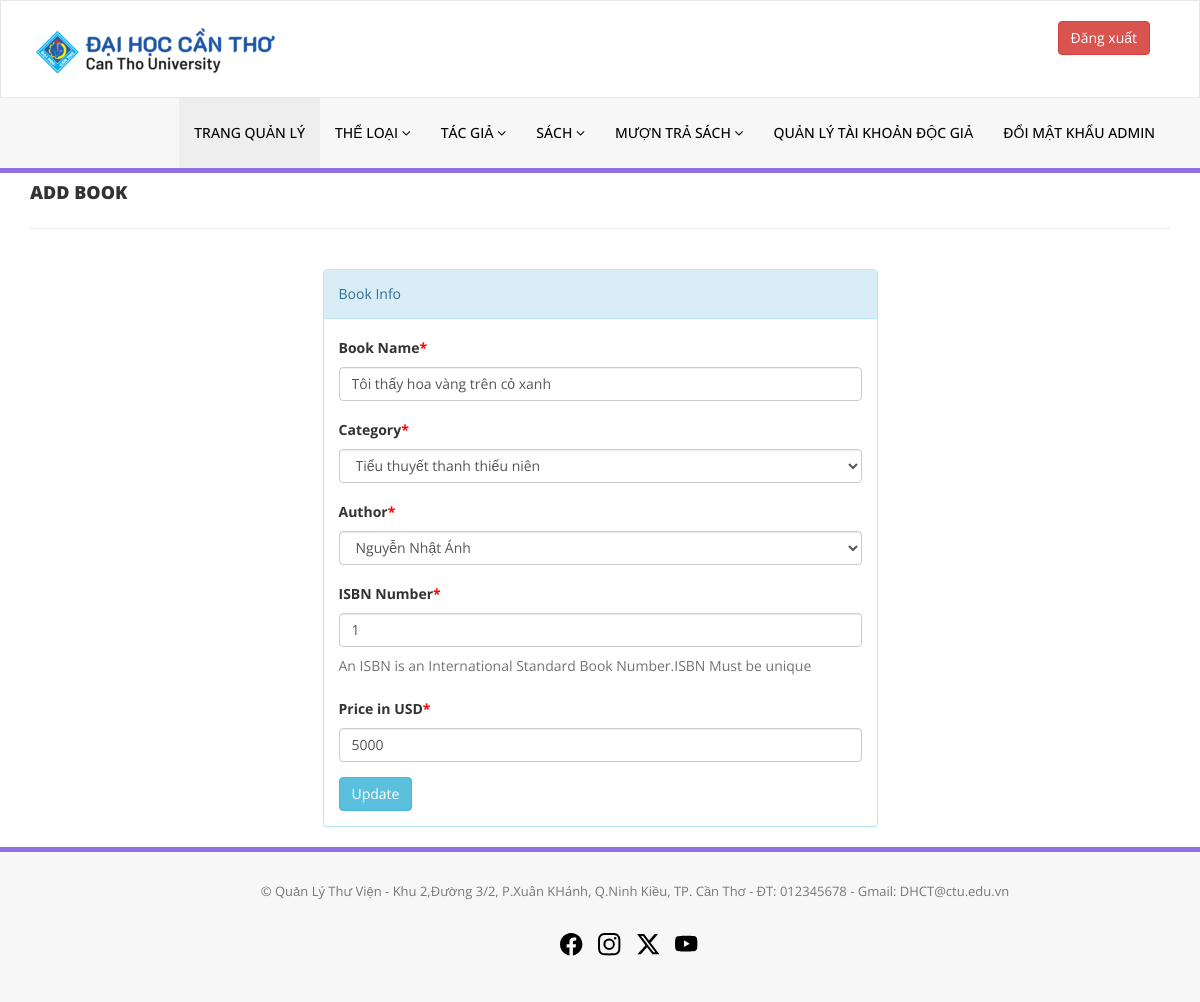
/admin/edit-book.php?bookid=11 (signed in), run on the app's committed database.
### tables this page shows
CREATE TABLE `dulieu_sach` (
  `id` int(11) NOT NULL,
  `BookName` varchar(255) DEFAULT NULL,
  `CatId` int(11) DEFAULT NULL,
  `AuthorId` int(11) DEFAULT NULL,
  `ISBNNumber` int(11) DEFAULT NULL,
  `BookPrice` int(11) DEFAULT NULL,
  `RegDate` timestamp NULL DEFAULT current_timestamp(),
  `UpdationDate` timestamp NULL DEFAULT NULL ON UPDATE current_timestamp()
);

CREATE TABLE `dulieu_theloai` (
  `id` int(11) NOT NULL,
  `CategoryName` varchar(200) DEFAULT NULL,
  `Status` int(1) DEFAULT NULL,
  `CreationDate` timestamp NULL DEFAULT current_timestamp(),
  `UpdationDate` timestamp NOT NULL DEFAULT current_timestamp() ON UPDATE current_timestamp()
);

CREATE TABLE `dulieu_tacgia` (
  `id` int(11) NOT NULL,
  `AuthorName` varchar(159) DEFAULT NULL,
  `creationDate` timestamp NULL DEFAULT current_timestamp(),
  `UpdationDate` timestamp NULL DEFAULT NULL ON UPDATE current_timestamp()
);

### admin/edit-book.php (the view, shortened to what this page needs)
<?php
include('includes/config.php');
if(strlen($_SESSION['alogin'])==0)
    {
header('location:index.php');
}
else{
?>
<!DOCTYPE html>
<html xmlns="http://www.w3.org/1999/xhtml">
<head>
    <link href="assets/css/bootstrap.css" rel="stylesheet" />
    <link href="assets/css/font-awesome.css" rel="stylesheet" />
    <link href="assets/css/style.css" rel="stylesheet" />
</head>
<body>
<?php include('includes/header.php');?>
    <div class="content-wra
    <div class="content-wrapper">
         <div class="container">
        <div class="row pad-botm">
            <div class="col-md-12">
                <h4 class="header-line">Add Book</h4>
                            </div>
</div>
<div class="row">
<div class="col-md-6 col-sm-6 col-xs-12 col-md-offset-3"">
<div class="panel panel-info">
<div class="panel-heading">
Book Info
</div>
<div class="panel-body">
<form role="form" method="post">
<?php
$bookid=intval($_GET['bookid']);
$sql = "SELECT dulieu_sach.BookName,dulieu_theloai.CategoryName,dulieu_theloai.id as cid,dulieu_tacgia.AuthorName,dulieu_tacgia.id as athrid,dulieu_sach.ISBNNumber,dulieu_sach.BookPrice,dulieu_sach.id as bookid from  dulieu_sach join dulieu_theloai on dulieu_theloai.id=dulieu_sach.CatId join dulieu_tacgia on dulieu_tacgia.id=dulieu_sach.AuthorId where dulieu_sach.id=:bookid";
$query = $dbh -> prepare($sql);
$query->bindParam(':bookid',$bookid,PDO::PARAM_STR);
$query->execute();
$results=$query->fetchAll(PDO::FETCH_OBJ);
if($query->rowCount() > 0)
{
foreach($results as $result)
{               ?>
<div class="form-group">
<label>Book Name<span style="color:red;">*</span></label>
<input class="form-control" type="text" name="bookname" value="<?php echo htmlentities($result->BookName);?>" required />
</div>
<div class="form-group">
<label> Category<span style="color:red;">*</span></label>
<select class="form-control" name="category" required="required">
<option value="<?php echo htmlentities($result->cid);?>"> <?php echo htmlentities($catname=$result->CategoryName);?></option>
</select>
</div>
<div class="form-group">
<label> Author<span style="color:red;">*</span></label>
<select class="form-control" name="author" required="required">
<option value="<?php echo htmlentities($result->athrid);?>"> <?php echo htmlentities($athrname=$result->AuthorName);?></option>
</select>
</div>
<div class="form-group">
<label>ISBN Number<span style="color:red;">*</span></label>
<input class="form-control" type="text" name="isbn" value="<?php echo htmlentities($result->ISBNNumber);?>"  required="required" />
<p class="help-block">An ISBN is an International Standard Book Number.ISBN Must be unique</p>
</div>
 <div class="form-group">
 <label>Price in USD<span style="color:red;">*</span></label>
 <input class="form-control" type="text" name="price" value="<?php echo htmlentities($result->BookPrice);?>"   required="required" />
 </div>
 <?php }} ?>
<button type="submit" name="update" class="btn btn-info">Update </button>
                                    </form>
                            </div>
                        </div>
                            </div>
        </div>
    </div>
    </div>
  <?php include('includes/footer.php');?>
</body>
</html>
<?php } ?>

### admin/assets/css/style.css (style rules this page uses)
.header-line { font-weight:900; padding-bottom:25px; border-bottom:1px solid #eeeeee; text-transform:uppercase; }
.pad-botm { padding-bottom:30px; }

### data on the page
dulieu_sach: bookname "Tôi thấy hoa vàng trên cỏ xanh", category "Tiểu thuyết thanh thiếu niên", author "Nguyễn Nhật Ánh", isbn "1", price "5000"
